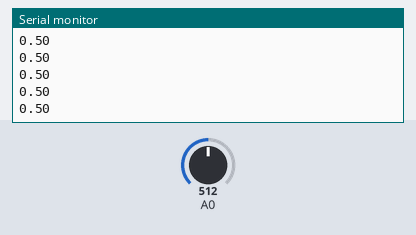
Simulated run of this sketch. Board: Arduino Uno, built with avr-gcc and run on an emulated ATmega328P. Shown: the last lines printed to the serial monitor. The test bench sets the inputs (shaded band); at power-on: A0 = 512.

Above: at 1.2 s.
1.3 s: A0 set to 716
At 2.4 s:
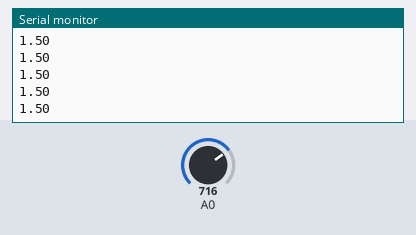
2.8 s: A0 set to 900
At 3.6 s:
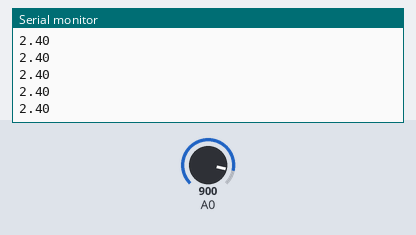
Timing chart, 0 to 5.8 s (numbered marks = the images above; inputs shaded):
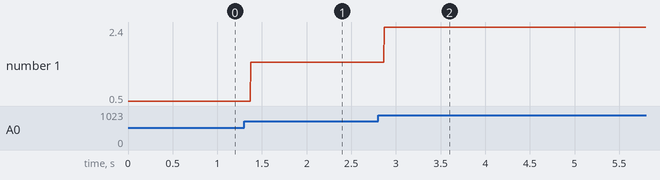

Measured:
- after the input at 1.3 s, the serial monitor: prints a new line after 0.07 s (image 1)
- after the input at 2.8 s, the serial monitor: prints a new line after 0.07 s (image 2)
- plotted number 1: 0.5 → 1.5 after the input at 1.3 s, 1.5 → 2.4 after the input at 2.8 s

The sketch:

AnalogRead.ino
```cpp
void setup() {
  // initialize serial communication at 9600 bits per second:
  Serial.begin(9600);
}

// the loop routine runs over and over again forever:
void loop() {
  // read the input on analog pin 0:
  int sensorValue = analogRead(A0);
  // Convert the analog reading (which goes from 0 - 1023) to a voltage (0 - 5V):
  float voltage = sensorValue * (5.0 / 1023.0)-2;
  // print out the value you read:
  Serial.println(voltage);
}
```
